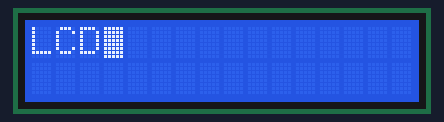
A sketch run on a simulated Arduino Uno, built with avr-gcc and run on an emulated ATmega328P. Shown: 16×2 character LCD.

Above: at 0.1 s.
At 1.1 s:
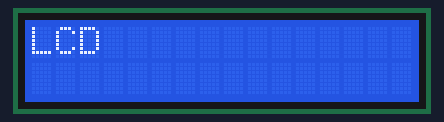

Measured:
- what the display in image 1 shows lasts 1.0 s, from 1.1 s to 2.1 s

The sketch:

LCD1.ino
```cpp
#include<LiquidCrystal.h>

LiquidCrystal lcd(9,8,A0,A1,A2,A3);

void setup() {
  lcd.begin(16,2);
  // put your setup code here, to run once:

}

void loop() {

  lcd.print("LCD");


  while(1){
    lcd.blink();
    delay(1000);
    lcd.noBlink();
    delay(1000);
    }
  // put your main code here, to run repeatedly:
}
```
